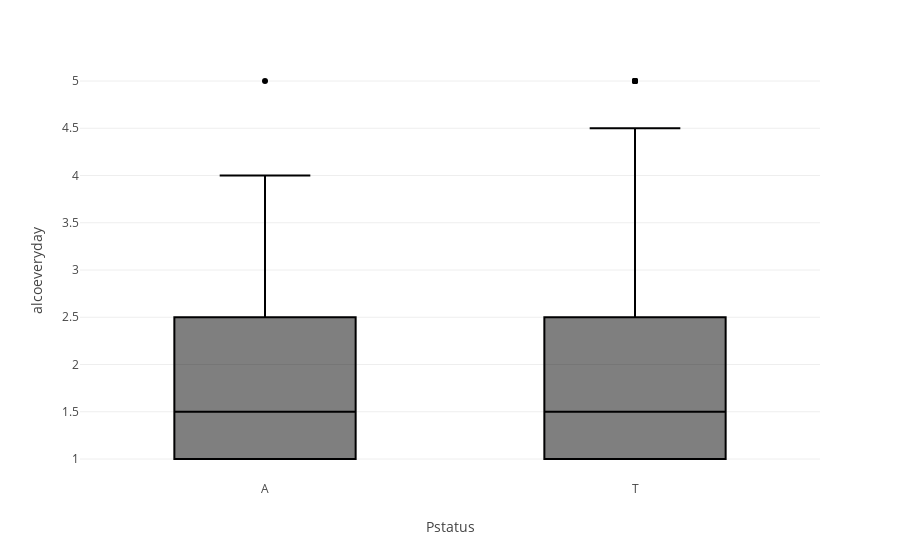

This figure's notebook cell:
### Markdown cell above
alcoeveryday - the arithmetic mean of each childs daily alcohol consumption.

### Code cell
drawbox(df_new, 'Pstatus', 'alcoeveryday')

### Figure 1 — Plotly figure (JSON) as saved in the notebook; plotly's stock layout.template omitted (floating-point values rounded to 4 significant figures; data arrays with more than 128 entries replaced by an {"elided": "..."} marker saying what was removed)
{"data": [{"alignmentgroup": "True", "hovertemplate": "Pstatus=%{x}<br>alcoeveryday=%{y}<extra></extra>", "legendgroup": "", "marker": {"color": "#000001"}, "name": "", "notched": false, "offsetgroup": "", "orientation": "v", "showlegend": false, "x": {"elided": "363 str values"}, "x0": " ", "xaxis": "x", "y": {"elided": "363 float values"}, "y0": " ", "yaxis": "y", "type": "box"}], "layout": {"xaxis": {"anchor": "y", "domain": [0.0, 1.0], "title": {"text": "Pstatus"}}, "yaxis": {"anchor": "x", "domain": [0.0, 1.0], "title": {"text": "alcoeveryday"}}, "legend": {"tracegroupgap": 0}, "margin": {"t": 60}, "boxmode": "group"}}
